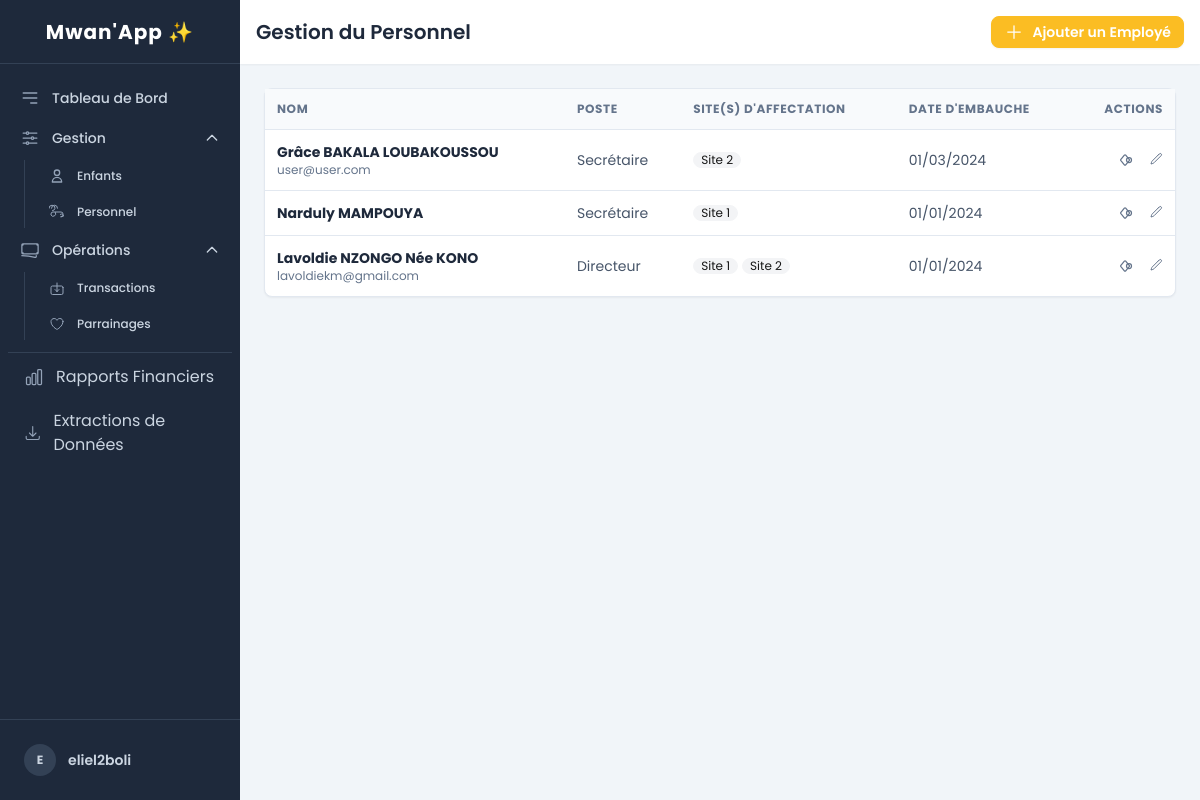
Screenshot of /personnel/ (signed in) with the database file from the repository.
### utilisateurs/models.py (models this page shows)
class CustomUser(AbstractUser):
    ROLE_CHOICES = (
        ('Directeur', 'Directeur'),
        ('Comptable', 'Comptable'),
        ('Soignant', 'Soignant'),
        ('Gestionnaire', 'Gestionnaire'),
        ('Bénévole', 'Bénévole'),
        ('Secrétaire', 'Secrétaire'),
        ('RH', 'RH'),
    )
    role = models.CharField(max_length=20, choices=ROLE_CHOICES)
    sites = models.ManyToManyField(
        SiteOrphelinat,
        blank=True,
        verbose_name="Sites autorisés",
        help_text="Les sites auxquels cet utilisateur a accès. Laisser vide pour donner accès à tous les sites (pour les rôles globaux)."
    )
    is_comptable_central = models.BooleanField(
        "Comptable Central",
        default=False,
        help_text="Cochez cette case si l'utilisateur doit avoir accès aux finances de tous les sites."
    )

### gestion_personnel/models.py (models this page shows, shortened)
class Employe(models.Model):
    utilisateur = models.OneToOneField(
        CustomUser,
        on_delete=models.SET_NULL,
        null=True,
        blank=True
    )
    sites = models.ManyToManyField(
        SiteOrphelinat,
        blank=True,
        verbose_name="Sites d'affectation"
    )
    nom = models.CharField(max_length=100)
    prenom = models.CharField(max_length=100)
    poste = models.CharField(max_length=100)
    TYPE_CONTRAT_CHOICES = [
        ('CDI', 'Contrat à Durée Indéterminée'),
        ('CDD', 'Contrat à Durée Déterminée'),
        ('Benevole', 'Bénévole'),
    ]
    type_contrat = models.CharField(max_length=10, choices=TYPE_CONTRAT_CHOICES, default='CDI')
    date_embauche = models.DateField()
    telephone = models.CharField(max_length=20, blank=True)
    adresse = models.TextField(blank=True)
    salaire = models.DecimalField(max_digits=10, decimal_places=2, null=True, blank=True)
    notes = models.TextField("Notes confidentielles", blank=True)
    is_active = models.BooleanField(default=True)

### sites_gestion/models.py (models this page shows, shortened)
class SiteOrphelinat(models.Model):
    nom = models.CharField(max_length=200, unique=True)
    ville = models.CharField(max_length=100)
    pays = models.CharField(max_length=100)
    adresse = models.TextField(blank=True)
    date_creation = models.DateField(auto_now_add=True)

### gestion_personnel/views.py (the view)
# urls.py: path('', EmployeListView.as_view(), name='employe_list'),
class EmployeListView(LoginRequiredMixin, PermissionRequiredMixin, ListView):
    model = Employe
    template_name = 'gestion_personnel/employe_list.html'
    context_object_name = 'employes'
    permission_required = 'gestion_personnel.view_employe'
    def get_queryset(self):
        user = self.request.user
        queryset = Employe.objects.filter(is_active=True).prefetch_related('sites', 'utilisateur')
        is_global_role = user.groups.filter(name__in=['Directeur', 'RH']).exists() and not user.sites.exists()
        if user.is_superuser or is_global_role:
            return queryset.order_by('nom', 'prenom')
        return queryset.filter(sites__in=user.sites.all()).order_by('nom', 'prenom').distinct()

### templates/gestion_personnel/employe_list.html (shortened to what this page needs)
{% extends 'base.html' %}
{% load auth_extras %}
{% block page_title %}Gestion du Personnel{% endblock %}
{% block page_actions %}
  {% if perms.gestion_personnel.add_employe %}
  <a href="{% url 'gestion_personnel:employe_create' %}" class="btn btn-warning btn-sm text-white">
    <svg xmlns="http://www.w3.org/2000/svg" fill="none" viewBox="0 0 24 24" stroke-width="1.5" stroke="currentColor" class="w-5 h-5"><path stroke-linecap="round" stroke-linejoin="round" d="M12 4.5v15m7.5-7.5h-15" /></svg>
    Ajouter un Employé
  </a>
  {% endif %}
{% endblock %}
{% block content %}
  <div class="bg-white rounded-lg shadow-sm border border-slate-200">
    <div class="overflow-x-auto">
        <table class="w-full">
          <thead class="bg-slate-50 border-b border-slate-200">
            <tr class="text-xs font-semibold text-slate-500 uppercase tracking-wider text-left">
              <th class="p-3">Nom</th>
              <th class="p-3">Poste</th>
              <th class="p-3">Site(s) d'affectation</th>
              <th class="p-3">Date d'embauche</th>
              <th class="p-3 text-right">Actions</th>
            </tr>
          </thead>
          <tbody class="divide-y divide-slate-200 text-sm">
            {% for employe in employes %}
              <tr class="hover:bg-slate-50">
                <td class="p-3">
                    <div class="font-bold text-slate-800">{{ employe.prenom }} {{ employe.nom }}</div>
                    {% if employe.utilisateur %}
                        <div class="text-xs text-slate-500">{{ employe.utilisateur.email }}</div>
                    {% else %}
                        <div class="text-xs text-slate-400 italic">Aucun compte d'accès</div>
                    {% endif %}
                </td>
                <td class="p-3 text-slate-600">{{ employe.poste }}</td>
                <td class="p-3 text-slate-600">
                    {% if employe.sites.all %}
                        <div class="flex flex-wrap gap-1">
                        {% for site in employe.sites.all %}
                            <span class="badge badge-ghost badge-sm font-normal">{{ site.nom }}</span>
                        {% endfor %}
                        </div>
                    {% else %}
                        <span class="text-xs italic text-slate-400">Aucun site assigné</span>
                    {% endif %}
                </td>
                <td class="p-3 text-slate-600">{{ employe.date_embauche|date:"d/m/Y" }}</td>
                <td class="p-3">
                  <div class="flex items-center justify-end space-x-2">
                    {% if perms.gestion_personnel.view_employe %}
                    <a href="{% url 'gestion_personnel:employe_detail' pk=employe.pk %}" class="tooltip" data-tip="Voir la fiche">
                    </a>
                    {% endif %}
                    {% if perms.gestion_personnel.change_employe %}
                    <a href="{% url 'gestion_personnel:employe_update' pk=employe.pk %}" class="tooltip" data-tip="Modifier">
                    </a>
                    {% endif %}
                  </div>
                </td>
              </tr>
            {% empty %}
              <tr><td colspan="5" class="text-center p-8 text-slate-500">Aucun employé enregistré.</td></tr>
            {% endfor %}
          </tbody>
        </table>
    </div>
</div>
{% endblock %}

### templates/base.html (shortened to what this page needs)
{% load static %}
{% load auth_extras %}
<!DOCTYPE html>
<html lang="fr">
<head>
    <link href="{% static 'css/output.css' %}" rel="stylesheet">
</head>
<body class="bg-slate-100 font-sans antialiased" x-data="{ sidebarOpen: false }" @keydown.escape.window="sidebarOpen = false">
    <div class="flex h-screen bg-slate-100">
        <aside class="w-60 flex-shrink-0 bg-slate-800 text-white flex flex-col fixed inset-y-0 left-0 z-30 transition-transform duration-300 ease-in-out md:relative md:translate-x-0"
               :class="sidebarOpen ? 'translate-x-0' : '-translate-x-full'">
            <div class="h-16 flex items-center justify-center px-4 border-b border-slate-700">
                <h1 class="text-xl font-bold text-white tracking-wider">Mwan'App ✨</h1>
            </div>
            <nav class="flex-1 px-2 py-4 space-y-1">
                <a href="{% url 'dashboard:home' %}" class="group flex items-center px-3 py-2 text-sm font-medium text-slate-300 hover:bg-slate-700 hover:text-white rounded-lg">
                    <svg class="h-5 w-5 mr-3 text-slate-400" xmlns="http://www.w3.org/2000/svg" fill="none" viewBox="0 0 24 24" stroke="currentColor"><path stroke-linecap="round" stroke-linejoin="round" stroke-width="2" d="M4 6h16M4 12h16m-7 6h7"></path></svg>
                    Tableau de Bord
                </a>
                {% if perms.enfants_gestion.view_enfant or perms.gestion_personnel.view_employe %}
                <div x-data="{ open: true }">
                    <button @click="open = !open" class="w-full flex justify-between items-center px-3 py-2 text-sm font-medium text-slate-300 hover:bg-slate-700 hover:text-white rounded-lg group">
                        <span class="flex items-center">
                            Gestion
                        </span>
                        <svg class="h-4 w-4 transform transition-transform" :class="{'rotate-180': open}" xmlns="http://www.w3.org/2000/svg" fill="none" viewBox="0 0 24 24" stroke="currentColor"><path stroke-linecap="round" stroke-linejoin="round" stroke-width="2" d="M19 9l-7 7-7-7" /></svg>
                    </button>
                    <div x-show="open" x-transition class="mt-1 ml-4 pl-3 border-l border-slate-700 space-y-1">
                        {% if perms.enfants_gestion.view_enfant %}
                        <a href="{% url 'enfants_gestion:enfant_list' %}" class="group flex items-center px-3 py-2 text-xs font-medium text-slate-300 hover:bg-slate-700 hover:text-white rounded-lg">
                           <svg class="h-4 w-4 mr-3 text-slate-400" xmlns="http://www.w3.org/2000/svg" fill="none" viewBox="0 0 24 24" stroke="currentColor"><path stroke-linecap="round" stroke-linejoin="round" stroke-width="2" d="M16 7a4 4 0 11-8 0 4 4 0 018 0zM12 14a7 7 0 00-7 7h14a7 7 0 00-7-7z" /></svg>
                            Enfants
                        </a>
                        {% endif %}
                        {% if perms.gestion_personnel.view_employe %}
                        <a href="{% url 'gestion_personnel:employe_list' %}" class="group flex items-center px-3 py-2 text-xs font-medium text-slate-300 hover:bg-slate-700 hover:text-white rounded-lg">
                            Personnel
                        </a>
                        {% endif %}
                    </div>
                </div>
                {% endif %}
                {% if perms.gestion_financiere.view_transaction or perms.gestion_financiere.view_parrainage %}
                <div x-data="{ open: true }">
                    <button @click="open = !open" class="w-full flex justify-between items-center px-3 py-2 text-sm font-medium text-slate-300 hover:bg-slate-700 hover:text-white rounded-lg group">
                        <span class="flex items-center">
                            Opérations
                        </span>
                        <svg class="h-4 w-4 transform transition-transform" :class="{'rotate-180': open}" xmlns="http://www.w3.org/2000/svg" fill="none" viewBox="0 0 24 24" stroke="currentColor"><path stroke-linecap="round" stroke-linejoin="round" stroke-width="2" d="M19 9l-7 7-7-7" /></svg>
                    </button>
                    <div x-show="open" x-transition class="mt-1 ml-4 pl-3 border-l border-slate-700 space-y-1">
                        {% if perms.gestion_financiere.view_transaction %}
                        <a href="{% url 'gestion_financiere:transaction_list' %}" class="group flex items-center px-3 py-2 text-xs font-medium text-slate-300 hover:bg-slate-700 hover:text-white rounded-lg">
                           Transactions
                        </a>
                        {% endif %}
                        {% if perms.gestion_financiere.view_parrainage %}
                        <a href="{% url 'gestion_financiere:parrainage_list' %}" class="group flex items-center px-3 py-2 text-xs font-medium text-slate-300 hover:bg-slate-700 hover:text-white rounded-lg">
                            Parrainages
                        </a>
                        {% endif %}
                    </div>
                </div>
                {% endif %}
                <div class="pt-2"><div class="border-t border-slate-700"></div></div>
                {% if perms.gestion_financiere.view_transaction %}
                <a href="{% url 'gestion_financiere:rapport_financier' %}" class="group flex items-center px-4 py-2 text-slate-300 hover:bg-slate-700 hover:text-white rounded-lg">
                    Rapports Financiers
                </a>
                {% endif %}
                {% if perms.enfants_gestion.view_enfant %}
                <a href="{% url 'enfants_gestion:enfant_export' %}" class="group flex items-center px-4 py-2 text-slate-300 hover:bg-slate-700 hover:text-white rounded-lg">
                    Extractions de Données
                </a>
                {% endif %}
            </nav>
            <div class="relative border-t border-slate-700 p-4" x-data="{ open: false }" x-cloak>
                <button @click="open = !open" class="w-full flex items-center p-2 text-sm text-slate-300 hover:bg-slate-700 rounded-lg text-left group">
                    <span class="flex-shrink-0 w-8 h-8 rounded-full bg-slate-700 flex items-center justify-center"><span class="font-bold text-xs">{{ user.username|first|upper }}</span></span>
                    <span class="ml-3 truncate"><span class="block font-semibold">{{ user.username }}</span></span>
                </button>
            </div>
        </aside>
        <div class="flex-1 flex flex-col overflow-hidden">
            <header class="bg-white shadow-sm p-4 flex justify-between items-center h-16">
                <div>
                    <h2 class="text-xl font-semibold text-slate-800">{% block page_title %}Tableau de bord{% endblock %}</h2>
                </div>
                <div class="ml-auto flex items-center space-x-4">
                    <div class="hidden sm:block">{% block page_actions %}{% endblock %}</div>
                </div>
            </header>
            <main class="flex-1 overflow-y-auto p-6">
                {% block content %}{% endblock %}
            </main>
        </div>
    </div>
</body>
</html>

### rows the page displays
CustomUser: username|first "E", username "eliel2boli"
Employe: prenom "Grâce", nom "BAKALA LOUBAKOUSSOU", utilisateur.email "user@user.com", poste "Secrétaire", date_embauche "01/03/2024"
SiteOrphelinat: nom "Site 2"
Employe: prenom "Narduly", nom "MAMPOUYA", poste "Secrétaire", date_embauche "01/01/2024"
SiteOrphelinat: nom "Site 1"
Employe: prenom "Lavoldie", nom "NZONGO Née KONO", utilisateur.email "lavoldiekm@gmail.com", poste "Directeur", date_embauche "01/01/2024"
